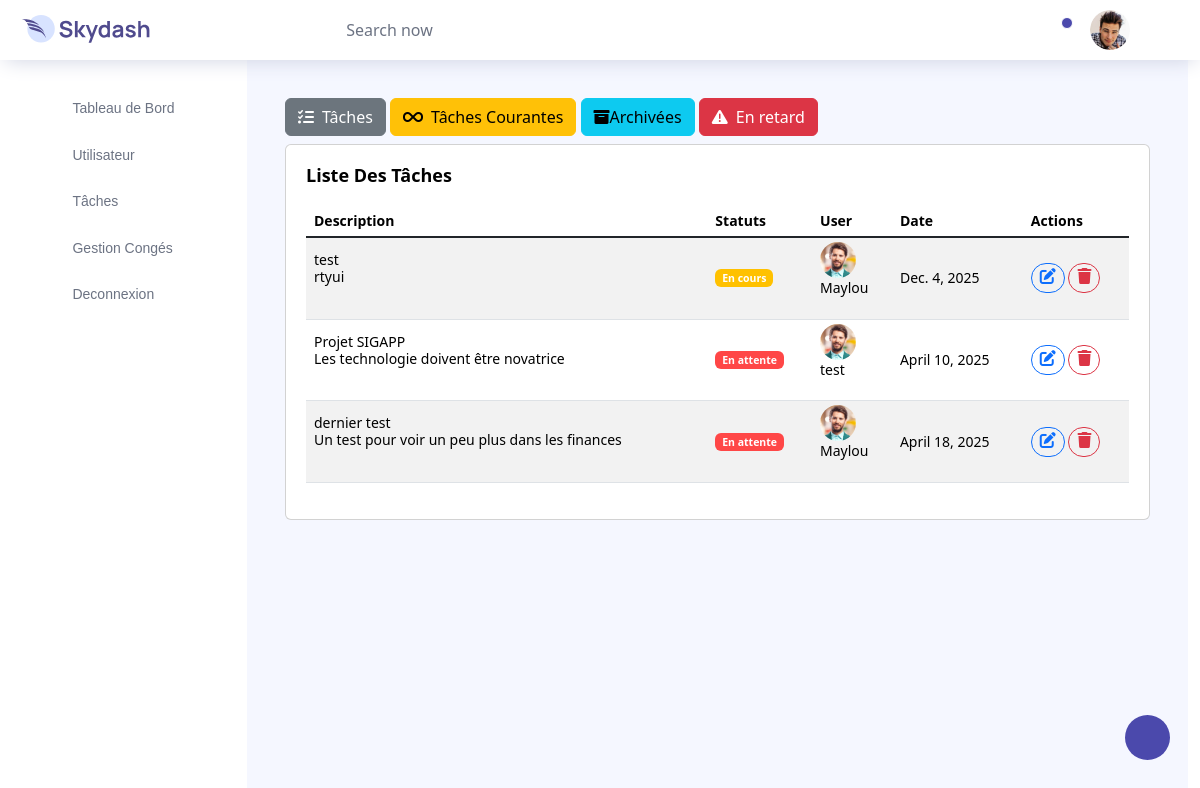
The page /tasks/listtasks (signed in) on the database as committed earlier.
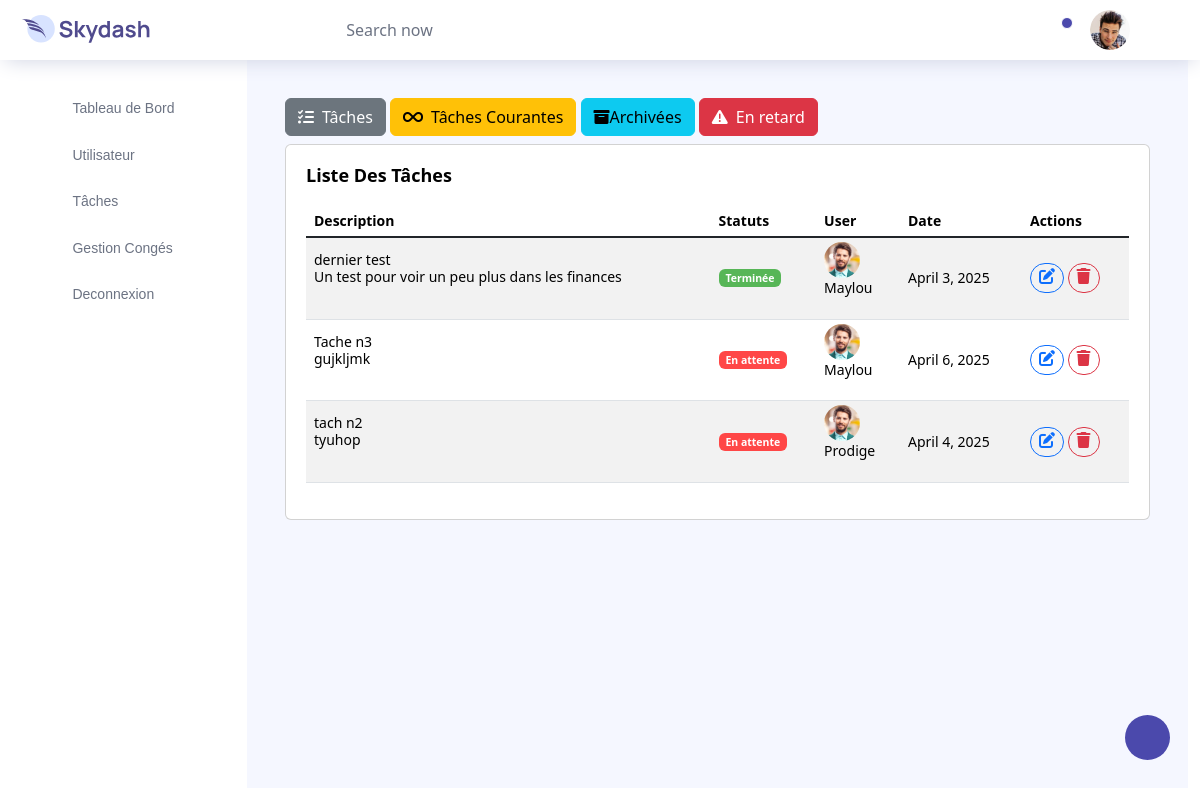
The same page on the database as committed later.
### Taches/models.py (models this page shows, shortened)
class Tache(models.Model):
    STATUT_CHOICES = [
        ('en_attente', 'En attente'),
        ('en_cours', 'En cours'),
        ('terminee', 'Terminée'),
    ]
    ARCHIVE_CHOICES = [
        ('oui', 'Oui'),
        ('non', 'Non'),
    ]
    titre = models.CharField(max_length=255)
    description = models.TextField()
    statut = models.CharField(max_length=20, choices=STATUT_CHOICES, default='en_attente')
    user = models.ForeignKey(Utilisateur, on_delete=models.CASCADE, related_name='taches')
    archive = models.CharField(max_length=10, choices=ARCHIVE_CHOICES, default='non')  # Statut d'archivage
    mention_archive = models.TextField(null=True, blank=True)  # Explication de l'archivage
    date_limite = models.DateField(null=True, blank=True)  # Date limite pour terminer la tâche
    date_creation = models.DateTimeField(auto_now_add=True)  # Date de création automatique

### User/models.py (models this page shows, shortened)
class Utilisateur(AbstractUser):
    SEXE_CHOICES = (('M', 'Masculin'), ('F', 'Féminin'))
    ROLE_CHOICES = (('employe', 'Employé'), ('manager', 'Manager'))
    nom_complet = models.CharField(max_length=255)
    email = models.EmailField(unique=True)
    sexe = models.CharField(max_length=1, choices=SEXE_CHOICES)
    matricule = models.CharField(max_length=20, unique=True)
    telephone = models.CharField(max_length=20, unique=True)
    adresse = models.TextField()
    date_naissance=models.DateField(null=True, blank=True)
    role = models.CharField(max_length=10, choices=ROLE_CHOICES, default="employe")
    REQUIRED_FIELDS = [  "nom_complet","email", "sexe","matricule", "adresse", "telephone", "role"]

### Taches/views.py (the view)
# urls.py: path('listtasks', views.listtasks, name='listtasks'),
@login_required
def listtasks(request):
    taches= Tache.objects.all().filter(archive='non')
    return render (request, 'admin/gestiontaches/listache.html',{"taches":taches})

### templates/admin/gestiontaches/listache.html (shortened to what this page needs)
{% extends 'admin/base.html' %}
{% load static %}
{% block content %}
<div class="d-flex flex-wrap justify-content-between mb-2">
  <div class="filter-buttons">
    <a href="{%url 'listtasks' %}" class="btn btn-secondary btn-custom">
      <i class="fas fa-tasks me-2"></i>Tâches
    </a>
    <a
      href="{%url 'courant' %}"
      class="btn btn-warning btn-custom">
      <i class="fas fa-infinity me-2"></i>Tâches Courantes
    </a>
    <a
      href="{%url 'archive' %}"
      class="btn btn-info btn-custom">
      <i class="fas fa-box-archive"></i>Archivées
    </a>
    <a
      href="{%url 'retard' %}"
      class="btn btn-danger btn-custom">
      <i class="fas fa-exclamation-triangle me-2"></i>En retard
    </a>
  </div>
</div>
<div class="row">
    <div class="col-md-12 grid-margin stretch-card">
        <div class="card">
          <div class="card-body">
            <h4 class="card-title">Liste des Tâches</h4>
            <div class="table-responsive">
              <table class="table table-striped">
                <thead>
                  <tr>
                      <th>Description</th>
                      <th>Statuts</th>
                      <th>User</th>
                    <th>Date</th>
                    <th>Actions</th>
                  </tr>
                </thead>
                <tbody>
                  {% for tache in taches %}
                  <tr>
                    <td>
                        {{tache.titre}}
                    <p>{{tache.description}}</p>
                    </td>
                    <td>
                        {% if tache.statut == 'terminee' %}
                            <label class="badge badge-success">Terminée</label>
                        {% elif tache.statut == 'en_cours' %}
                            <label class="badge badge-warning">En cours</label>
                        {% else %}
                            <label class="badge badge-danger">En attente</label>
                        {% endif %}
                    </td>
                    <td class="py-1">
                      <img src=" {% static 'images/faces/face1.jpg' %} " alt="image"/>
                      <br>
                      <p> {{tache.user.username}} </p>
                    </td>
                    <td>{{tache.date_limite}}</td>
                    <td>
                        <a href="{% url 'edittask' tache.id   %}" class="btn btn-sm btn-outline-primary">
                          <i class="fas fa-edit"></i>
                        </a>
                        <a href="{%url 'delete_task' tache.id %}" class="btn btn-sm btn-outline-danger" >
                          <i class="fas fa-trash"></i>
                        </a>
                    </td>
                  </tr>
                  {% endfor %}
                </tbody>
              </table>
            </div>
          </div>
        </div>
    </div>
</div>
{% endblock %}

Rows that differ between the two databases and show on the page:
no longer on this page (row edited): Tache: titre "test", description "rtyui", statut "En cours", user.username "Maylou", date_limite "Dec. 4, 2025"
removed Tache: titre "Projet SIGAPP", description "Les technologie doivent être novatrice", statut "En attente", user.username "test", date_limite "April 10, 2025"
changed Tache "dernier test": date_limite "April 18, 2025" → "April 3, 2025"; statut "En attente" → "Terminée"
added Tache: titre "Tache n3", description "gujkljmk", statut "En attente", user.username "Maylou", date_limite "April 6, 2025"
added Tache: titre "tach n2", description "tyuhop", statut "En attente", user.username "Prodige", date_limite "April 4, 2025"
